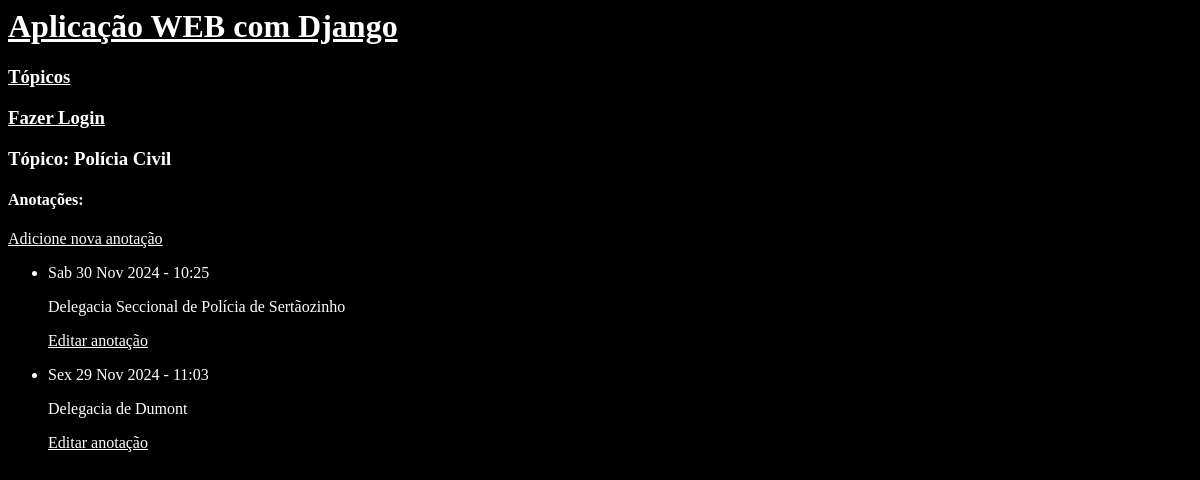
The app's page /topics/2/ with its own data.
### aplicacaoweb01/models.py (models this page shows, shortened)
class Topic(models.Model):
    text = models.CharField(max_length=200)
    date_added = models.DateTimeField(auto_now_add=True)
    def __str__(self):
        return self.text

class Entry(models.Model):
    topic = models.ForeignKey(Topic, on_delete=models.CASCADE)
    text = models.TextField()
    date_added = models.DateTimeField(auto_now_add=True)
    class Meta:
        verbose_name_plural = 'entries'

### aplicacaoweb01/views.py (the view)
# urls.py: path('topics/<topic_id>/', views.topic, name='topic'),
def topic(request, topic_id):
    topic = Topic.objects.get(id = topic_id)
    entries = topic.entry_set.order_by('-date_added') # type: ignore
    context = {'topic': topic, 'entries': entries}
    return render(request, 'aplicacaoweb01/topic.html', context)

### aplicacaoweb01/templates/aplicacaoweb01/topic.html
{% extends "aplicacaoweb01/base.html" %}
{% block content %}
    <h3>Tópico: {{ topic }}</h3>
    <h4>Anotações: </h4>
    <p>
        <a href="{% url 'new_entry' topic.id %}">Adicione nova anotação</a>
    </p>
    <ul>
        {% for entry in entries %}
        <li>
            <p>{{ entry.date_added | date:'D d M Y - H:i'}}</p>
            <p>{{ entry.text | linebreaks }}</p>
            <p>
                <a href="{% url 'edit_entry' entry.id %}">Editar anotação</a>
            </p>
        </li>
        {% empty %}
        <li>
            Não há registro.
        </li>
        {% endfor %}
    </ul>
{% endblock content %}

### aplicacaoweb01/templates/aplicacaoweb01/base.html (style rules this page uses)
* { background-color: black; color: white; }

### records on screen
Topic: text "Polícia Civil"
Entry: date_added "Sab 30 Nov 2024 - 10:25", text "Delegacia Seccional de Polícia de Sertãozinho"
Entry: date_added "Sex 29 Nov 2024 - 11:03", text "Delegacia de Dumont"
